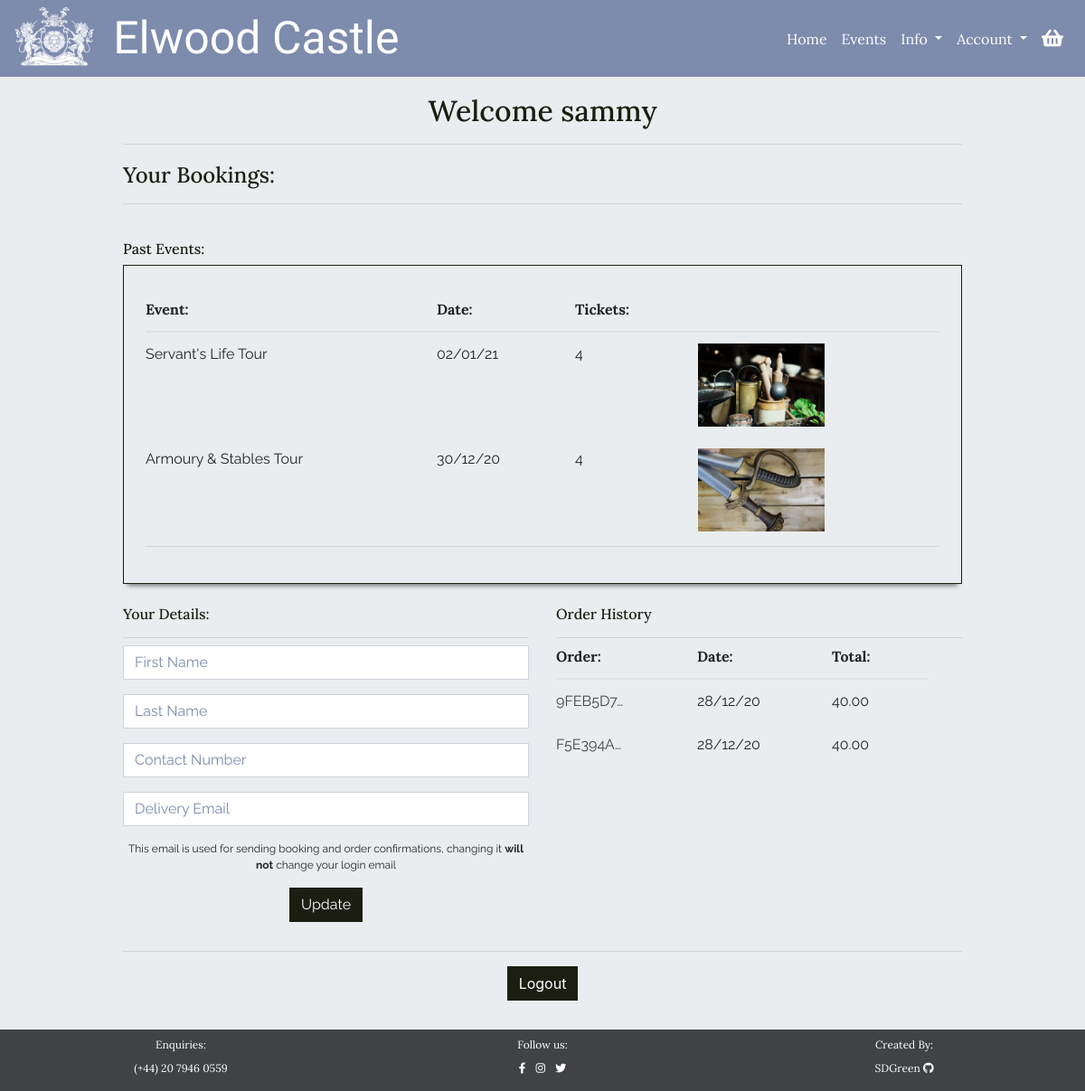
/user/home/ (signed in), run on the app's committed database.
### checkout/models.py (models this page shows, shortened)
class EventBooking(models.Model):
    confirmation_number = models.CharField(max_length=32, null=False,
                                           editable=False)
    order = models.ForeignKey(Order, null=False, blank=False,
                              on_delete=models.CASCADE,
                              related_name='bookings')
    event = models.ForeignKey(Event, null=False, blank=False,
                              on_delete=models.CASCADE,)
    date = models.DateField(auto_now=False, auto_now_add=False,
                            null=False, blank=False)
    ticket_quantity = models.IntegerField()
    booking_total = models.DecimalField(max_digits=7, decimal_places=2,
                                        null=False, blank=False,
                                        editable=False, default=0)

class Order(models.Model):
    user_account = models.ForeignKey(UserAccount, null=True, blank=True,
                                     on_delete=models.SET_NULL,
                                     related_name='orders')
    order_number = models.CharField(max_length=32, null=False, editable=False)
    first_name = models.CharField(max_length=100, null=False, blank=False)
    last_name = models.CharField(max_length=200, null=False, blank=False)
    email = models.EmailField(max_length=200, null=False, blank=False)
    phone_number = models.CharField(max_length=20, null=True, blank=True)
    date = models.DateTimeField(auto_now_add=True)
    stripe_id = models.CharField(max_length=27, null=False, blank=False)
    total = models.DecimalField(max_digits=7, decimal_places=2,
                                null=True, blank=False, default=0)

### events/models.py (models this page shows)
class Event(models.Model):
    category = models.ForeignKey('Category', null=True, blank=True,
                                 on_delete=models.SET_NULL)
    name = models.CharField(max_length=254)
    description = models.TextField()
    price = models.DecimalField(max_digits=8, decimal_places=2, blank=False)
    start_time = models.TimeField()
    rating = models.DecimalField(max_digits=2, decimal_places=1, null=True,
                                 blank=True)
    day_ticket_limit = models.PositiveIntegerField(blank=False,
                                                   validators=[
                                                      MaxValueValidator(200)
                                                    ])
    supervision = models.BooleanField(default=True, null=True, blank=True)
    age_restricted = models.BooleanField(default=True, null=True, blank=False)
    image = models.ImageField(null=True, blank=True)
    def __str__(self):
        return self.name

### user_account/models.py (models this page shows, shortened)
class UserAccount(models.Model):
    user = models.OneToOneField(User, on_delete=models.CASCADE, related_name='useraccount')
    first_name = models.CharField(max_length=100, null=True, blank=True)
    last_name = models.CharField(max_length=200, null=True, blank=True)
    email = models.EmailField(max_length=200, null=True, blank=True)
    phone_number = models.CharField(max_length=20, null=True, blank=True)

### user_account/views.py (the view)
# urls.py: path('home/', views.user_home, name="user_home"),
@login_required
def user_home(request):
    useraccount = None
    bookings = None
    try:
        useraccount = UserAccount.objects.get(user__username=request.user)
        bookings = EventBooking.objects.filter(
            order__user_account=useraccount).order_by('-date')
    except UserAccount.DoesNotExist:
        messages.error(request, """Sorry, we couldn't find your account
                                information, please get in contact so we
                                can fix this for you""")
        return redirect(reverse('events'))
    no_bookings = False
    if not bookings:
        no_bookings = True
    today = datetime.datetime.today()
    upcoming_bookings = bookings.filter(date__gte=today).order_by("date")
    past_bookings = bookings.filter(date__lt=today)
    orders = useraccount.orders.all().order_by("-date")
    user_form = UserForm(instance=useraccount)
    context = {
        'useraccount': useraccount,
        'upcoming_bookings': upcoming_bookings,
        'past_bookings': past_bookings,
        'no_bookings': no_bookings,
        'orders': orders,
        'user_form': user_form
    }
    return render(request, 'user_account/user_home.html', context)

### user_account/forms.py
class UserForm(forms.ModelForm):
    class Meta:
        model = UserAccount
        exclude = ('user',)
    def __init__(self, *args, **kwargs):
        super().__init__(*args, **kwargs)
        placeholder = {
            'first_name': 'First Name',
            'last_name': 'Last Name',
            'email': 'Delivery Email',
            'phone_number': 'Contact Number'
        }
        self.fields['first_name'].widget.attrs['autofocus'] = True
        for field in self.fields:
            self.fields[field].widget.attrs['placeholder'] = f'{placeholder[field]}'
            self.fields[field].widget.attrs['class'] = 'checkout-form-input body-text text-m'
            self.fields[field].label = False

### basket/contexts.py (called while the page is built, shortened)
def basket_items(request):
    basket_items = []
    total = 0
    basket = request.session.get('basket', {})
    context = {
        'basket_items': basket_items,
        'total': total,
    }
    return context

### user_account/templates/user_account/user_home.html (shortened to what this page needs)
{% extends 'base.html' %}
{% load crispy_forms_tags %}
{% block content %}
<div id="small-page">
    <div class="color-overlay">
        <div class="container-fluid guttered p-3">
            <div class="row pt-1 mb-2">
                <div class="col-12 mb-2">
                    <h2 class="heading-text color-title text-center ext-l mb-0">Welcome {{request.user}}</h2>
                    <hr class="mb-1">
                </div>
            </div>
            <div class="row mt-1 mb-4">
                <div class="col-12">
                    <h2 class="heading-text color-title text-l mb-0">Your Bookings:</h2>
                    <hr>
                </div>
                {% if no_bookings %}
                <div class="col-12">
                    <div class="empty-box below-shadow mx-auto text-center">
                        <h5 class="heading-text text-m mb-2">You have no bookings...</h5>
                        <a class="btn button heading-text text-m" href="{% url 'events' %}">See Events</a>
                    </div>
                </div>
                {% else %}
                <div class="col-12">
                    {% if past_bookings %}
                    <h2 class="heading-text color-title text-m mt-4 mb-2">Past Events:</h2>
                    <div class="booking-container below-shadow p-4">
                        <table class="table mb-1 table-responsive-sm">
                            <thead class="heading-text text-m">
                                <tr>
                                    <th scope="col">Event:</th>
                                    <th scope="col"></th>
                                    <th scope="col">Date:</th>
                                    <th scope="col">Tickets:</th>
                                    <th scope="col"></th>
                                </tr>
                            </thead>
                            <tbody class="body-text text-m">
                                {% for booking in past_bookings %}
                                <tr>
                                    <td colspan="2">
                                        {{ booking.event }}
                                    </td>
                                    <td>
                                        {{ booking.date|date:"d/m/y"}}
                                    </td>
                                    <td>{{ booking.ticket_quantity }}
                                    </td>
                                    <td class="d-none d-md-inline-block">
                                        <img class="img-fluid" src="{{ booking.event.image.url }}"
                                            alt="{{ booking.event.name }}">
                                    </td>
                                </tr>
                                {% endfor %}
                            </tbody>
                        </table>
                        <hr class="mt-0 mb-3">
                    </div>
                    {% endif %}
                </div>
                {% endif %}
            </div>
            <div class="row mt-1 mb-3">
                <div class="col-12 col-sm-6 p-0 pl-sm-0">
                    <div class="col-12">
                        <h2 class="heading-text color-title text-m mb-0">Your Details:</h2>
                        <hr class="mb-2">
                    </div>
                    <div class="col-12 body-text">
                            <form action="{% url 'update_details' %}" method="POST">
                                {{ user_form.first_name | as_crispy_field }}
                                {{ user_form.last_name | as_crispy_field }}
                                {{ user_form.phone_number | as_crispy_field }}
                                {{ user_form.email | as_crispy_field }}
                                <p class="body-text text-s text-center">This email is used for sending booking and order confirmations, changing it <strong>will not</strong> change your login email</p>
                                <input class="d-block btn button mx-auto" type="submit" value="Update">
                            </form>
                    </div>
                </div>
                <div class="col-12 col-sm-6 p-0 pr-sm-0">
                    <div class="col-12">
                        <h2 class="heading-text color-title text-m mb-0">Order History</h2>
                        <hr class="mb-2">
                    </div>
                    {% if orders %}
                    <div id="order-history" class="col-12 body-text">
                        <table class="table mb-1">
                            <thead class="heading-text text-m">
                                <tr>
                                    <th class="pt-0" scope="col">Order:</th>
                                    <th class="pt-0" scope="col">Date:</th>
                                    <th class="pt-0" scope="col">Total:</th>
                                </tr>
                            </thead>
                            <tbody class="body-text text-m">
                                {% for order in orders %}
                                <tr>
                                    <td>
                                        <a href="{% url 'order_summary' order.order_number %}"
                                            class="text-link">{{ order.order_number|truncatechars:8 }}</a>
                                    </td>
                                    <td>
                                        {{ order.date|date:"d/m/y"}}
                                    </td>
                                    <td>{{ order.total }}
                                    </td>
                                    <td class="d-none d-md-inline-block">
                                    </td>
                                </tr>
                                {% endfor %}
                            </tbody>
                        </table>
                    </div>
                    {% else %}
                    <div class="col-12 body-text">
                        <p>You have no orders</p>
                    </div>
                    {% endif %}
                </div>
            </div>
            <div class="row mt-1 mb-3">
                <div class="col-12 text-center">
                    <hr>
                    <a href="{% url 'account_logout' %}" class="btn button">Logout</a>
                </div>
            </div>
        </div>
    </div>
</div>
{% endblock %}

### static/css/style.css (style rules this page uses)
#allauth-content label, .datepicker-days th, .heading-text { font-family: 'Lora', serif; }
#allauth-content input, .datepicker-days td, .body-text { font-family: 'Raleway', sans-serif; }
.text-l { font-size: 1.5em; }
.text-m { font-size:1em; }
.text-s { font-size: 0.75em; }
#small-page, .color-overlay, #block-content { background-color: #eaedef; }
.color-title { color: #1C1E12; }
.button { border-radius: 0; border: 1px solid #1C1E12; background-color: #1C1E12; color: white; -webkit-transition: all 0.25s ease-out; -o-transition: all 0.25s ease-out; transition: all 0.25s ease-out; }
::placeholder { color: #7D8BAD; }
.text-link { cursor: pointer; color: #404245; -webkit-transition: color ease-in 0.25s; -o-transition: color ease-in 0.25s; transition: color ease-in 0.25s; }
.below-shadow { -webkit-box-shadow: 0px 7px 5px -5px #777; box-shadow: 0px 7px 5px -5px #777;; }
#small-page { min-height: calc(100vh - 84px); }
.table td, .table th { padding-left: 0; padding-right: 1.5rem; border-top: 0; }
#card-element, .form-control { padding: .375rem .75rem; background-color: white; border-radius: 0; }
.booking-container .img-fluid { max-width: 140px; }
.booking-container { height: -webkit-fit-content; height: -moz-fit-content; height: fit-content; max-height: 50vh; overflow: hidden; overflow-y: scroll; border: 1px solid #1C1E12; }
#order-history { max-height: 12em; overflow-y: scroll; }
@media (min-width: 580px) { .guttered { width: 80%; } }
@media (min-width: 992px) { .booking-container .img-fluid { max-width: 140px; } }

### data on the page
EventBooking: event "Servant's Life Tour", date "02/01/21", ticket_quantity "4", event.image (picture)
EventBooking: event "Armoury & Stables Tour", date "30/12/20", ticket_quantity "4", event.image (picture)
Order: order_number "9FEB5D7…", date "28/12/20", total "40.00"
Order: order_number "F5E394A…", date "28/12/20", total "40.00"

### other printed values
{{ request.user }} "sammy"
